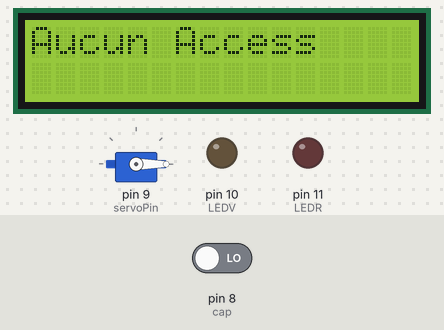
A sketch run on a simulated Arduino Uno, built with avr-gcc and run on an emulated ATmega328P. Parts: 16×2 character LCD, servo, output pins drawn as LEDs (lit = HIGH). Inputs (shaded band) come from the test bench; at power-on: pin 8 (cap) LOW.

Above: at 1.2 s.
1.3 s: pin 8 (cap) driven HIGH
At 2.5 s:
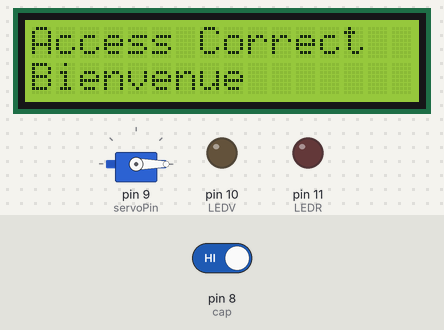
At 3.0 s:
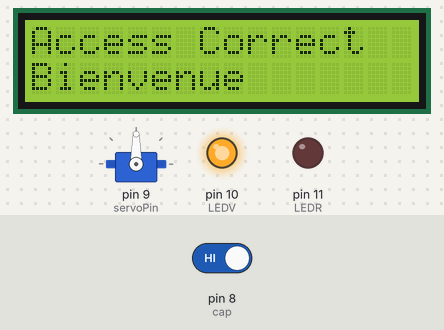
4.1 s: pin 8 (cap) driven LOW
At 7.3 s:
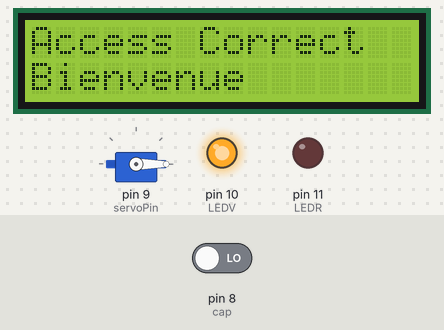
Timing chart, 0 to 9.2 s (numbered marks = the images above; inputs shaded):
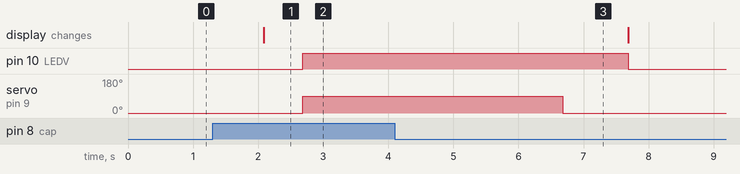

The sketch:

CodeArduino_Parking.ino
```cpp
#include<LiquidCrystal.h>
#include <Servo.h>  // on inclut la bibliothèque servo
Servo servoMoteur;   // on crée un objet servo appelé servoMoteur
static const int servoPin = 9 ;
#define cap 8
#define LEDV 10
#define LEDR 11

LiquidCrystal lcd (1,2,4,5,6,7);
String clavier;


void setup()
{
  lcd.begin(16,2);
  lcd.clear();


   clavier= String("codeCorrect");


  pinMode(cap, INPUT);
  pinMode(LEDV, OUTPUT);
  pinMode(LEDR, OUTPUT);


  servoMoteur.attach(servoPin);
  servoMoteur.write(0);


 }


void loop()
{
lcd.clear();

    int etat = digitalRead(cap);


    if (etat == HIGH && clavier == "codeCorrect") {
      lcd.setCursor(0,0);
      lcd.print("Access Correct");
      lcd.setCursor(0,1);
      lcd.print("Bienvenue");
      delay(600);
      digitalWrite(LEDV, HIGH);
      digitalWrite(LEDR, LOW);
      servoMoteur.write(90);
      delay(4000);
      servoMoteur.write(0);
    }
   // stringOne = "This";
  //stringTwo = "this";
else if (etat == HIGH &&  clavier.compareTo("codeIncorrect") < 0 ) {
      lcd.setCursor(0,0);
      lcd.print("Code Incorrect");
      lcd.setCursor(0,1);
      lcd.print("Ressayer");
      delay(600);
      digitalWrite(LEDV, LOW);
      digitalWrite(LEDR, HIGH);
      servoMoteur.write(0);
    }


  else if (etat == LOW) {
      lcd.clear();
      lcd.setCursor(0,0);
      lcd.print("Aucun Access");
      lcd.setCursor(0,1);
      digitalWrite(LEDV, LOW);
      digitalWrite(LEDR, LOW);
      servoMoteur.write(0);
  }

  delay(1000);


}
```

Measured:
- after the input at 1.3 s, pin 10 (LEDV): LOW → HIGH after 1.4 s; servo on pin 9 (servoPin): 0° → 90° after 1.4 s; the display: changes after 0.78 s (image 1)
- after the input at 4.1 s, pin 10 (LEDV): HIGH → LOW after 3.6 s; servo on pin 9 (servoPin): goes on until 6.7 s, then stays 0°
